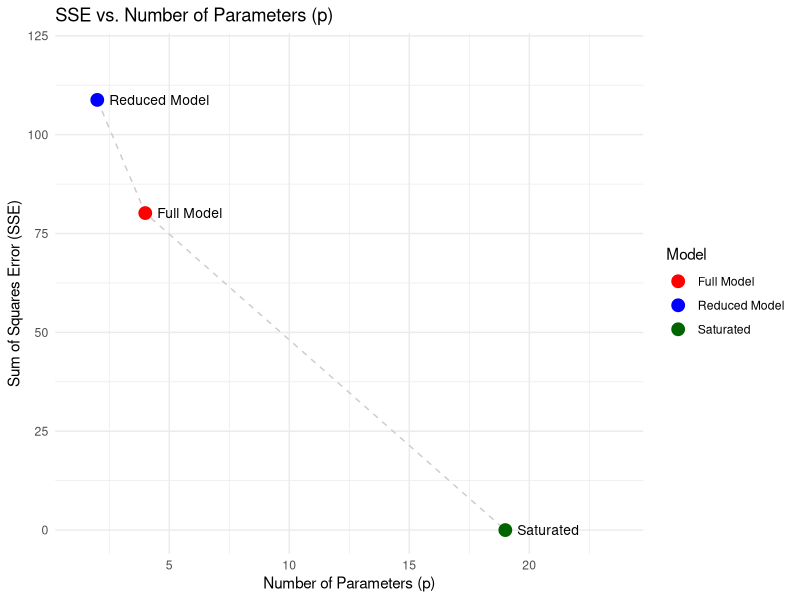

Source code (R):
## ---- chunk 1
#| echo: true
#| label: method-1-manual-and-car
#| message: false
library(knitr)
library(car)

# Load Data 
chemical_data <- data.frame(
  y1 = c(41.5, 33.8, 27.7, 21.7, 19.9, 15.0, 12.2, 4.3, 19.3, 6.4, 
         37.6, 18.0, 26.3, 9.9, 25.0, 14.1, 15.2, 15.9, 19.6),
  x1 = c(162, 162, 162, 162, 172, 172, 172, 172, 167, 177, 
         157, 167, 167, 167, 167, 177, 177, 160, 160),
  x2 = c(23, 23, 30, 30, 25, 25, 30, 30, 27.5, 27.5, 
         27.5, 32.5, 22.5, 27.5, 27.5, 20, 20, 34, 34),
  x3 = c(3, 8, 5, 8, 5, 8, 5, 8, 6.5, 6.5, 
         6.5, 6.5, 6.5, 9.5, 3.5, 6.5, 6.5, 7.5, 7.5)
)

# Fit Full Model
full_model <- lm(y1 ~ x1 + x2 + x3, data = chemical_data)
beta_hat <- coef(full_model)
XtX_inv  <- summary(full_model)$cov.unscaled
SSE_FM   <- sum(residuals(full_model)^2)
n <- nrow(chemical_data)
k <- 3

# --- Manual Matrix Implementation ---
C <- matrix(c(0, 2, -2,  0,
              0, 0,  2, -1), nrow = 2, byrow = TRUE)
q <- nrow(C) 

Cb <- C %*% beta_hat
middle_term <- solve(C %*% XtX_inv %*% t(C))
SSH <- as.numeric(t(Cb) %*% middle_term %*% Cb)

# Constructing ANOVA components
df_error <- n - k - 1
MSE <- SSE_FM / df_error
F_stat <- (SSH / q) / MSE
p_val <- pf(F_stat, q, df_error, lower.tail = FALSE)

# Display as an ANOVA table
anova_manual <- data.frame(
  Df = c(q, df_error),
  `Sum Sq` = c(SSH, SSE_FM),
  `Mean Sq` = c(SSH/q, MSE),
  `F value` = c(F_stat, NA),
  `Pr(>F)` = c(p_val, NA),
  row.names = c("Hypothesis", "Residuals")
)

print(as.table(as.matrix(anova_manual)))

# --- Verification with car package ---
hypotheses <- c("2*x1 - 2*x2 = 0", "2*x2 - x3 = 0")
print(linearHypothesis(full_model, hypotheses))
## ---- chunk 2
#| echo: true
#| label: method-2-nested
#| message: false
library(ggplot2)

# Create the reduced variable z based on constraints
chemical_data$z <- 0.5 * chemical_data$x1 + 0.5 * chemical_data$x2 + chemical_data$x3

# Fit Models
reduced_model <- lm(y1 ~ z, data = chemical_data)

# Data for Plotting
n_obs <- nrow(chemical_data)
p_full <- length(coef(full_model))
p_red  <- length(coef(reduced_model))
p_sat  <- n_obs

viz_data <- data.frame(
  p = c(p_sat, p_full, p_red),
  sse = c(0, sum(residuals(full_model)^2), sum(residuals(reduced_model)^2)),
  Model = c("Saturated", "Full Model", "Reduced Model")
)

ggplot(viz_data, aes(x = p, y = sse)) +
  geom_line(color = "gray80", linetype = "dashed") +
  geom_point(aes(color = Model), size = 4) +
  # Use nudge_x and hjust=0 to place text on the right
  geom_text(aes(label = Model), hjust = 0, nudge_x = 0.5, size = 3.5) +
  labs(
    title = "SSE vs. Number of Parameters (p)",
    x = "Number of Parameters (p)",
    y = "Sum of Squares Error (SSE)"
  ) +
  theme_minimal() +
  scale_color_manual(values = c("Full Model" = "red", 
                                "Reduced Model" = "blue", 
                                "Saturated" = "darkgreen")) +
  # Expand x-axis slightly to make room for text on the right
  scale_x_continuous(expand = expansion(mult = c(0.1, 0.3))) +
  ylim(0, max(viz_data$sse) * 1.1)

# Display raw text output from anova for nested models
anova(reduced_model, full_model)
